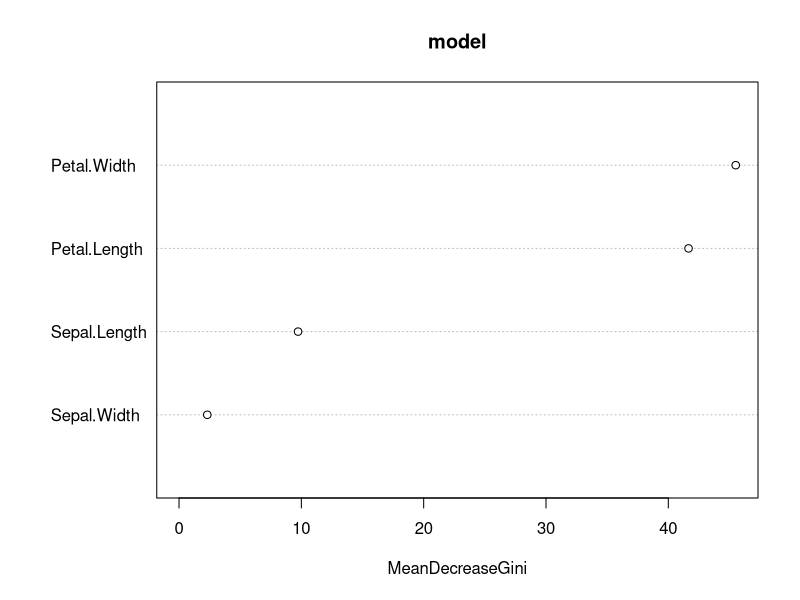
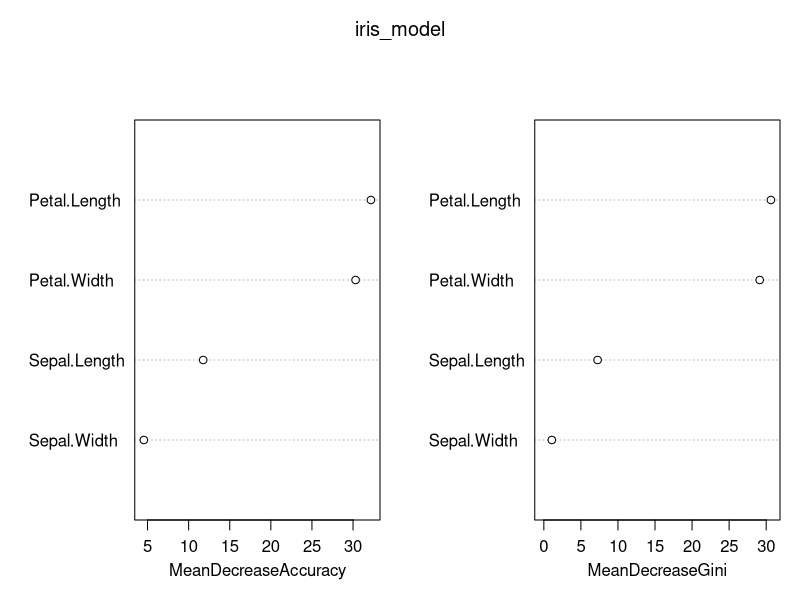
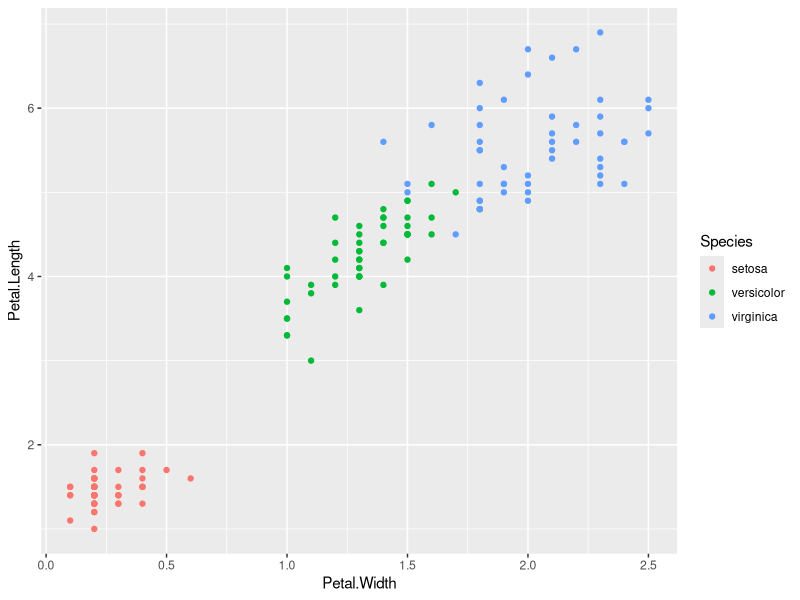
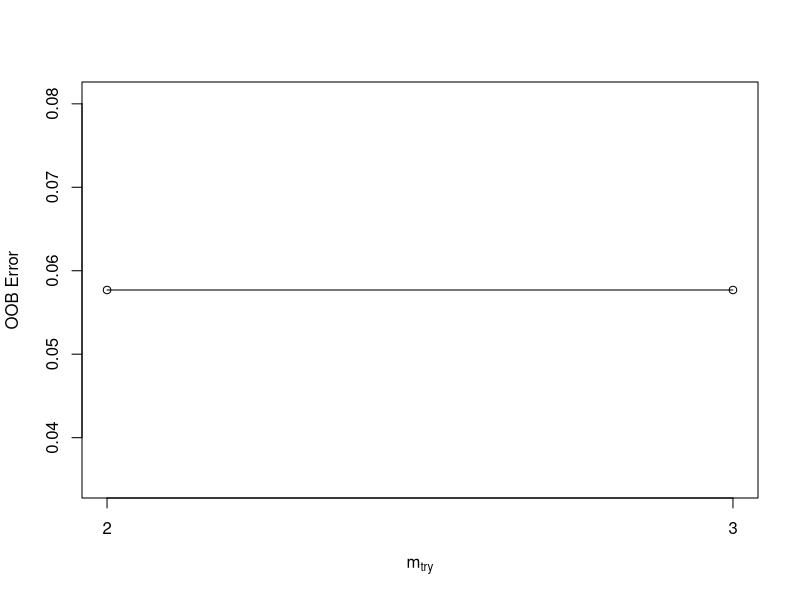

Write R code to recreate these figures, in order.

##################################################################################
#Problem Statement : build a Random forest for iris datset.
##################################################################################

install.packages("caret",dependencies = TRUE)
install.packages("randomForest")
library(randomForest)
library(caret)

#First Case : Random forests classifier in simple way
# all the data is used for training as well as testing.
model<- randomForest(iris$Species~.,data=iris,ntree=500)

#randomForest(formula = iris$Species ~ ., data = iris, ntree = 500) 
#Type of random forest: classification
#Number of trees: 500
#No. of variables tried at each split: 2

#OOB estimate of  error rate: 4.67%
#Confusion matrix:
 #            setosa  versicolor virginica class.error
 # setosa         50          0         0        0.00
 # versicolor      0         47         3        0.06
 # virginica       0          4        46        0.08

# View the forest results.
print(model)
# OOB estimate of  error rate: 4.67%
# wrongly classified data/total records (3+4)/150 *100
# the smallest value for this error rate ie preffered

#Importance of the variable - Lower Gini
print(importance(model))
# Petal.Width is the important feature with highest MeanDecreaseGini value.
# MeanDecreaseGini
# Sepal.Length         9.937739
# Sepal.Width          2.284887
# Petal.Length        40.191219
# Petal.Width         46.791835

#prediction
pred <- predict(model,iris[,-5])
pred

#pred         setosa versicolor virginica
#setosa         50          0         0
#versicolor      0         50         0
#virginica       0          0        50
# 100 % Accuracy
table(pred,iris$Species)

#Model has classified the data correctly using all the data for training as well as 
#testing.

varImpPlot(model)


#Second Case : with training data-70% & testing data-30%
set.seed(71)
index_row <- sample(2,nrow(iris),replace = T,prob = c(0.7, 0.3))  
train_data <- iris[index_row == 1,] 
test_data <- iris[index_row == 2,]

#build model on training dataset
iris_model <- randomForest(Species~.,data=train_data,importance=T)
#iris_model
#Call:
#  randomForest(formula = Species ~ ., data = train_data, importance = T) 
#Type of random forest: classification
#Number of trees: 500
#No. of variables tried at each split: 2

#OOB estimate of  error rate: 5.05%
#Confusion matrix:
#  setosa versicolor virginica class.error
#setosa         33          0         0  0.00000000
#versicolor      0         30         2  0.06250000
#virginica       0          3        31  0.08823529
#Out of bag estimates error rate is 5.05% in this random forest model.

pred1 <- predict(iris_model,train_data)
confusionMatrix(pred1,train_data$Species)
# Accurancy is 100% with traindata and model built.

importance(iris_model)

#              setosa     versicolor  virginica    MeanDecreaseAccuracy MeanDecreaseGini
#Sepal.Length  5.607518   6.950099  6.680433            10.056898         6.022583
#Sepal.Width   4.630033   1.221292  4.875114             5.338872         2.519420
#Petal.Length 21.332776  28.611753 28.242696            31.887375        30.558005
#Petal.Width  22.127443  29.115110 32.887261            33.115285        32.068452

varImpPlot(iris_model)
qplot(Petal.Width,Petal.Length,data=iris,color= Species)

#predicting test data on built model
pred_table <- predict(iris_model,test_data[,-5])
table(observed=test_data[,5],predicted=pred_table)
#predicted
#observed     setosa versicolor virginica
#setosa         13          0         0
#versicolor      0         13         0
#virginica       0          0        16

tune.rf <- tuneRF(train_data[-5],train_data$Species, ntreeTry=200,
               stepFactor=1.5,improve=TRUE, trace=TRUE, plot=TRUE)

#mtry = 2  OOB error = 5.77% 
#Searching left ...
#Searching right ...
#mtry = 3 	OOB error = 5.77% 
#0 TRUE
#iris_model <- randomForest(Species~.,data=train_data,importance=T)

best.m <- tune.rf[tune.rf[, 2] == min(tune.rf[, 2]), 1]
print(tune.rf)
print(best.m) #2

#build model again using mtry value 
##model<- randomForest(iris$Species~.,data=train_data,mtry=2, importance=TRUE,ntree=200)

irismodel<- randomForest(Species~.,data = train_data,ntree=200,mtry=2,importance=TRUE)
irismodel
#Call:
#  randomForest(formula = Species ~ ., data = train_data, ntree = 200,      mtry = 2, importance = TRUE) 
#Type of random forest: classification
#Number of trees: 200
#No. of variables tried at each split: 2

#OOB estimate of  error rate: 4.81%
#Confusion matrix:
#  setosa versicolor virginica class.error
#setosa         35          0         0   0.0000000
#versicolor      0         38         2   0.0500000
#virginica       0          3        26   0.1034483


pred1 <- predict(irismodel,train_data)
confusionMatrix(pred1,train_data$Species)


#Reference
#Prediction   setosa versicolor virginica
#setosa         35          0         0
#versicolor      0         40         0
#virginica       0          0        29

#Overall Statistics

#Accuracy : 1          
#95% CI : (0.9652, 1)
#No Information Rate : 0.3846     
#P-Value [Acc > NIR] : < 2.2e-16  

#Kappa : 1          

#Mcnemar's Test P-Value : NA         

#Statistics by Class:

#                     Class: setosa Class: versicolor Class: virginica
#Sensitivity                 1.0000            1.0000           1.0000
#Specificity                 1.0000            1.0000           1.0000
#Pos Pred Value              1.0000            1.0000           1.0000
#Neg Pred Value              1.0000            1.0000           1.0000
#Prevalence                  0.3365            0.3846           0.2788
#Detection Rate              0.3365            0.3846           0.2788
#Detection Prevalence        0.3365            0.3846           0.2788
#Balanced Accuracy           1.0000            1.0000           1.0000
# 100 % accuracy on training data 

#data prediction on test data using tuned model

pred2 <- predict(irismodel, test_data)
confusionMatrix(pred2, test_data$Species) # 91


#Reference
#Prediction   setosa versicolor virginica
#setosa         15          0         0
#versicolor      0         10         4
#virginica       0          0        17

#Overall Statistics

#Accuracy : 0.913           
#95% CI : (0.7921, 0.9758)
#No Information Rate : 0.4565          
#P-Value [Acc > NIR] : 7.679e-11       

#Kappa : 0.868           

#Mcnemar's Test P-Value : NA              

#Statistics by Class:

#                     Class: setosa Class: versicolor Class: virginica
#Sensitivity                 1.0000            1.0000           0.8095
#Specificity                 1.0000            0.8889           1.0000
#Pos Pred Value              1.0000            0.7143           1.0000
#Neg Pred Value              1.0000            1.0000           0.8621
#Prevalence                  0.3261            0.2174           0.4565
#Detection Rate              0.3261            0.2174           0.3696
#Detection Prevalence        0.3261            0.3043           0.369
#Balanced Accuracy           1.0000            0.9444           0.9048

# Confidence Interval between 79 to 97 %
# Species Setosa and Versicolor are 100 % accurate and Virginica is 80 % Accurate


#Interpretation:
# With qplot,MeanDecreaseAccuracy and MeanDecreaseGini petal variable are important 
# feature for predicting species. 
